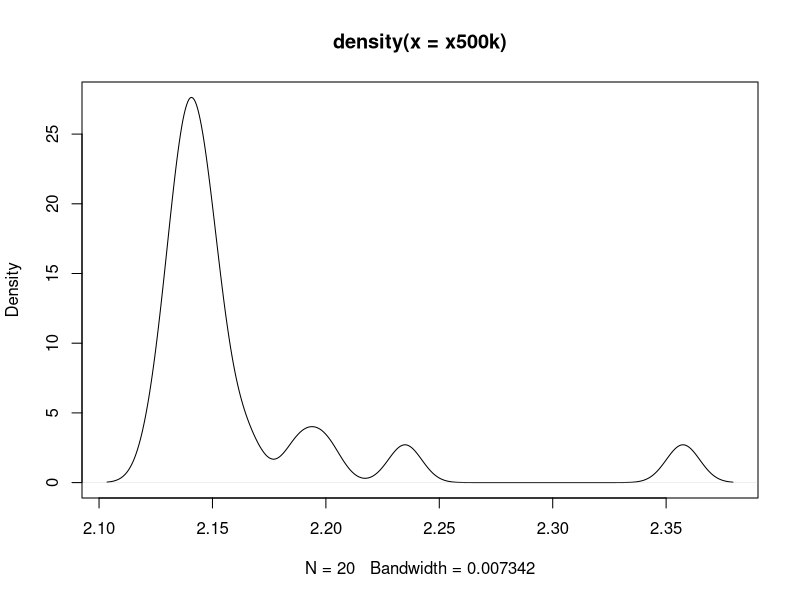
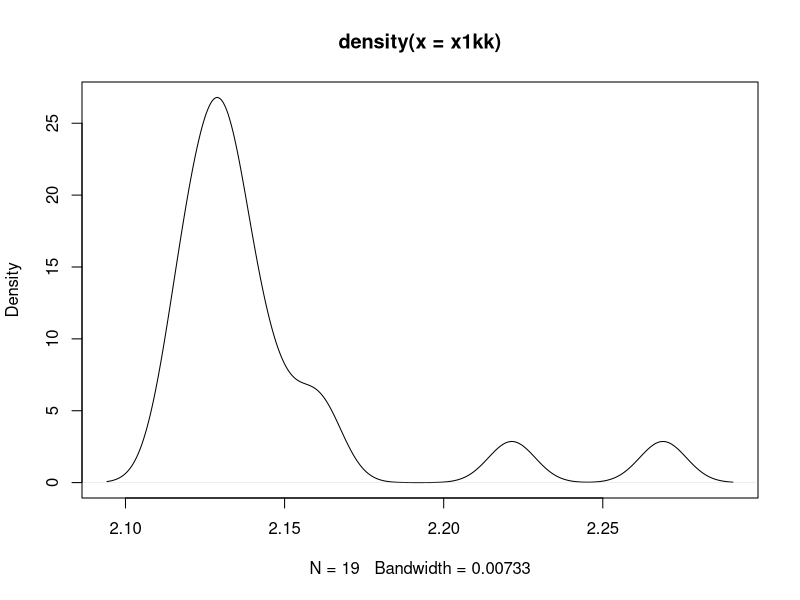
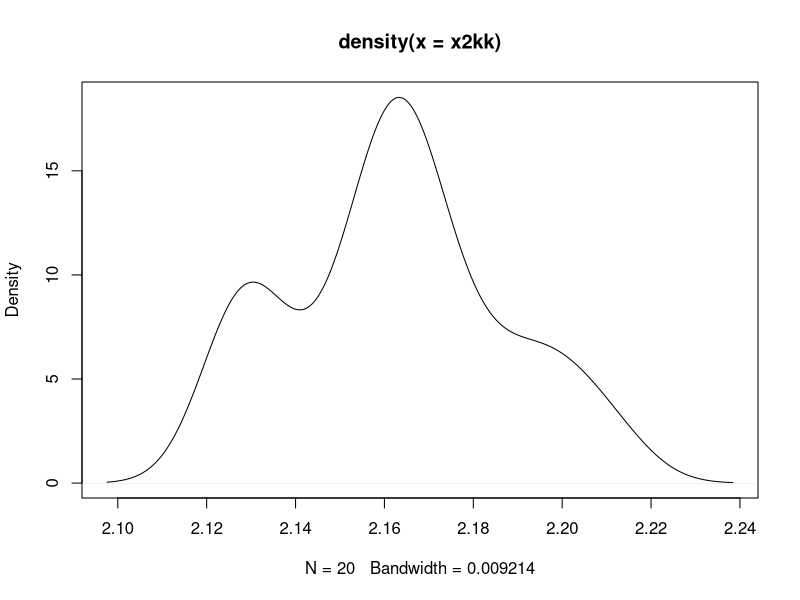
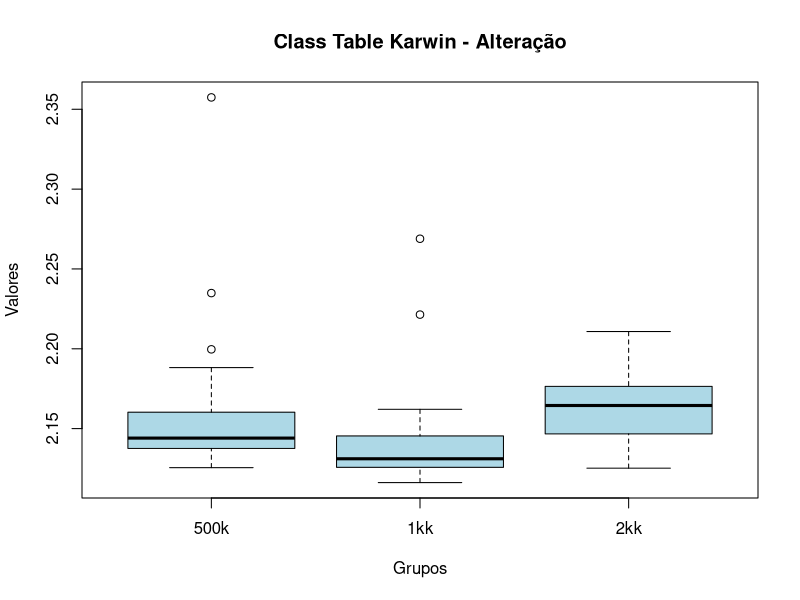

The R script that drew these images, in order:
# Populando os dados
x500k <- c(2.12555,
           2.1311,
           2.13201,
           2.13658,
           2.13707,
           2.13811,
           2.14018,
           2.14048,
           2.14056,
           2.14174,
           2.14634,
           2.14889,
           2.149,
           2.14913,
           2.15523,
           2.16532,
           2.18822,
           2.19965,
           2.23489,
           2.35744)

x1kk <- c(2.12136,
          2.11923,
          2.12969,
          2.1311,
          2.1268,
          2.12804,
          2.26892,
          2.13366,
          2.14378,
          2.13107,
          2.12468,
          2.14703,
          2.13573,
          2.16209,
          2.11641,
          2.22141,
          2.11619,
          2.13689,
          2.1592)

x2kk <- c(2.15524,
          2.13037,
          2.12963,
          2.15296,
          2.12522,
          2.16445,
          2.12727,
          2.14043,
          2.15495,
          2.17314,
          2.18675,
          2.16612,
          2.19602,
          2.19965,
          2.21079,
          2.16586,
          2.16448,
          2.1661,
          2.17979,
          2.16092)

dados <- list(
  x500k,
  x1kk,
  x2kk
)

grupos <- c(
  "500k",
  "1kk",
  "2kk"
)

#Realizando o teste de Kruskal-Wallis
resultado_teste <- kruskal.test(dados, grupos)


# Exibindo os resultados
print(resultado_teste)


operation <- "Alteração"
estrategia <- "Class Table Karwin"
plot(density(x500k))
plot(density(x1kk))
plot(density(x2kk))
boxplot(dados, names=grupos, main=paste(estrategia,operation, sep=" - "), xlab="Grupos", ylab="Valores", col="lightblue")

